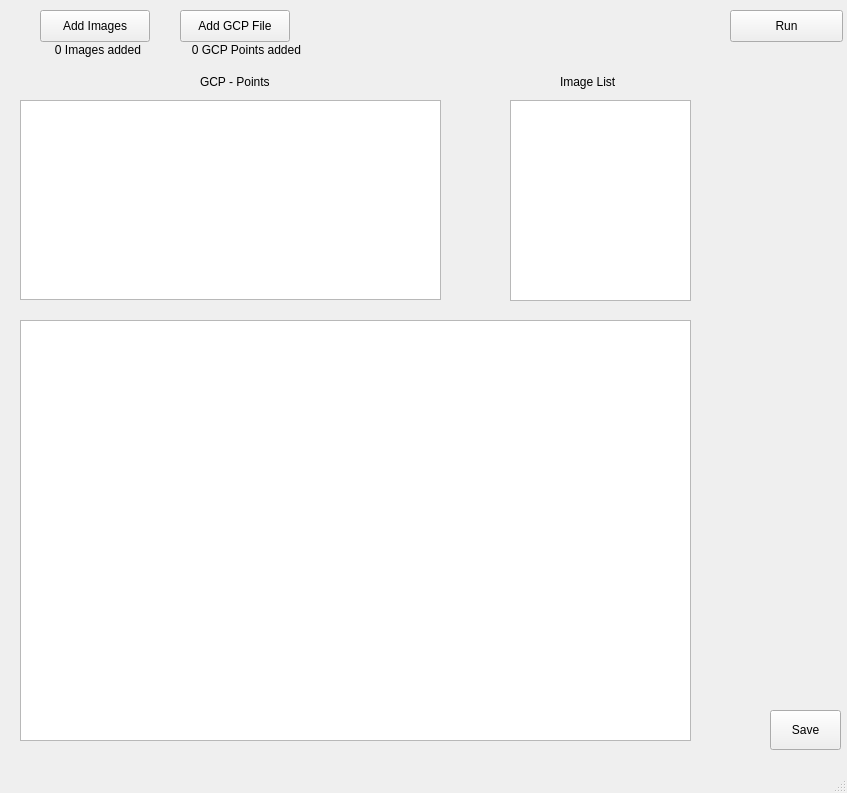
<?xml version="1.0" encoding="UTF-8"?>
<ui version="4.0">
 <class>MainWindow</class>
 <widget class="QMainWindow" name="MainWindow">
  <property name="geometry">
   <rect>
    <x>0</x>
    <y>0</y>
    <width>847</width>
    <height>793</height>
   </rect>
  </property>
  <property name="windowTitle">
   <string>MainWindow</string>
  </property>
  <property name="layoutDirection">
   <enum>Qt::LeftToRight</enum>
  </property>
  <widget class="QWidget" name="centralwidget">
   <widget class="QTableWidget" name="gcpTable">
    <property name="geometry">
     <rect>
      <x>20</x>
      <y>100</y>
      <width>421</width>
      <height>200</height>
     </rect>
    </property>
    <property name="layoutDirection">
     <enum>Qt::LeftToRight</enum>
    </property>
   </widget>
   <widget class="QListWidget" name="imageList">
    <property name="geometry">
     <rect>
      <x>510</x>
      <y>100</y>
      <width>181</width>
      <height>201</height>
     </rect>
    </property>
    <property name="layoutDirection">
     <enum>Qt::LeftToRight</enum>
    </property>
   </widget>
   <widget class="QLabel" name="label">
    <property name="geometry">
     <rect>
      <x>200</x>
      <y>70</y>
      <width>81</width>
      <height>24</height>
     </rect>
    </property>
    <property name="text">
     <string>GCP - Points</string>
    </property>
   </widget>
   <widget class="QLabel" name="label_2">
    <property name="geometry">
     <rect>
      <x>560</x>
      <y>70</y>
      <width>81</width>
      <height>24</height>
     </rect>
    </property>
    <property name="text">
     <string>Image List</string>
    </property>
   </widget>
   <widget class="QPushButton" name="saveButton">
    <property name="geometry">
     <rect>
      <x>770</x>
      <y>710</y>
      <width>71</width>
      <height>40</height>
     </rect>
    </property>
    <property name="text">
     <string>Save</string>
    </property>
   </widget>
   <widget class="QPushButton" name="addImagesButton">
    <property name="geometry">
     <rect>
      <x>40</x>
      <y>10</y>
      <width>110</width>
      <height>32</height>
     </rect>
    </property>
    <property name="text">
     <string>Add Images</string>
    </property>
   </widget>
   <widget class="QPushButton" name="addGcpFile">
    <property name="geometry">
     <rect>
      <x>180</x>
      <y>10</y>
      <width>110</width>
      <height>32</height>
     </rect>
    </property>
    <property name="text">
     <string>Add GCP File</string>
    </property>
   </widget>
   <widget class="QPushButton" name="pushButton">
    <property name="geometry">
     <rect>
      <x>730</x>
      <y>10</y>
      <width>113</width>
      <height>32</height>
     </rect>
    </property>
    <property name="text">
     <string>Run</string>
    </property>
   </widget>
   <widget class="QGraphicsView" name="graphicsView">
    <property name="geometry">
     <rect>
      <x>20</x>
      <y>320</y>
      <width>671</width>
      <height>421</height>
     </rect>
    </property>
   </widget>
   <widget class="QLabel" name="imageLabel">
    <property name="geometry">
     <rect>
      <x>20</x>
      <y>40</y>
      <width>121</width>
      <height>20</height>
     </rect>
    </property>
    <property name="text">
     <string>0 Images added</string>
    </property>
    <property name="alignment">
     <set>Qt::AlignRight|Qt::AlignTrailing|Qt::AlignVCenter</set>
    </property>
   </widget>
   <widget class="QLabel" name="gcpLabel">
    <property name="geometry">
     <rect>
      <x>170</x>
      <y>40</y>
      <width>131</width>
      <height>20</height>
     </rect>
    </property>
    <property name="text">
     <string>0 GCP Points added</string>
    </property>
    <property name="alignment">
     <set>Qt::AlignRight|Qt::AlignTrailing|Qt::AlignVCenter</set>
    </property>
   </widget>
  </widget>
  <widget class="QStatusBar" name="statusbar"/>
  <action name="actionGeo_Images">
   <property name="text">
    <string>Geo Images</string>
   </property>
  </action>
  <action name="actionNo_Geo_Images">
   <property name="text">
    <string>No Geo Images</string>
   </property>
  </action>
 </widget>
 <resources/>
 <connections/>
</ui>
